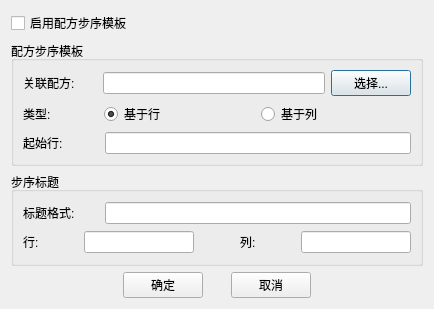
<?xml version="1.0" encoding="UTF-8"?>
<ui version="4.0">
 <class>CSetRecipeTemplateDialog</class>
 <widget class="QDialog" name="CSetRecipeTemplateDialog">
  <property name="geometry">
   <rect>
    <x>0</x>
    <y>0</y>
    <width>434</width>
    <height>309</height>
   </rect>
  </property>
  <property name="windowTitle">
   <string>配方模板</string>
  </property>
  <layout class="QVBoxLayout" name="verticalLayout" stretch="1,5,5,1">
   <item>
    <widget class="QCheckBox" name="checkboxStep">
     <property name="text">
      <string>启用配方步序模板</string>
     </property>
    </widget>
   </item>
   <item>
    <widget class="QGroupBox" name="groupBox">
     <property name="title">
      <string>配方步序模板</string>
     </property>
     <layout class="QVBoxLayout" name="verticalLayout_2">
      <item>
       <layout class="QHBoxLayout" name="horizontalLayout" stretch="1,3,1">
        <item>
         <widget class="QLabel" name="label">
          <property name="text">
           <string>关联配方:</string>
          </property>
          <property name="buddy">
           <cstring>lineeditRecipeName</cstring>
          </property>
         </widget>
        </item>
        <item>
         <widget class="QLineEdit" name="lineeditRecipeName"/>
        </item>
        <item>
         <widget class="QPushButton" name="pushbuttonSelRecipe">
          <property name="text">
           <string>选择...</string>
          </property>
         </widget>
        </item>
       </layout>
      </item>
      <item>
       <layout class="QHBoxLayout" name="horizontalLayout_2" stretch="1,2,2">
        <item>
         <widget class="QLabel" name="label_2">
          <property name="text">
           <string>类型:</string>
          </property>
         </widget>
        </item>
        <item>
         <widget class="QRadioButton" name="radiobuttonRow">
          <property name="text">
           <string>基于行</string>
          </property>
          <property name="checked">
           <bool>true</bool>
          </property>
         </widget>
        </item>
        <item>
         <widget class="QRadioButton" name="radiobuttonColumn">
          <property name="text">
           <string>基于列</string>
          </property>
         </widget>
        </item>
       </layout>
      </item>
      <item>
       <layout class="QHBoxLayout" name="horizontalLayout_3" stretch="1,4">
        <item>
         <widget class="QLabel" name="label_3">
          <property name="text">
           <string>起始行:</string>
          </property>
          <property name="buddy">
           <cstring>lineeditStartRow</cstring>
          </property>
         </widget>
        </item>
        <item>
         <widget class="QLineEdit" name="lineeditStartRow"/>
        </item>
       </layout>
      </item>
     </layout>
    </widget>
   </item>
   <item>
    <widget class="QGroupBox" name="groupBox_2">
     <property name="title">
      <string>步序标题</string>
     </property>
     <layout class="QVBoxLayout" name="verticalLayout_3">
      <item>
       <layout class="QHBoxLayout" name="horizontalLayout_4" stretch="1,4">
        <item>
         <widget class="QLabel" name="label_4">
          <property name="text">
           <string>标题格式:</string>
          </property>
          <property name="buddy">
           <cstring>lineeditTitleFormat</cstring>
          </property>
         </widget>
        </item>
        <item>
         <widget class="QLineEdit" name="lineeditTitleFormat"/>
        </item>
       </layout>
      </item>
      <item>
       <layout class="QHBoxLayout" name="horizontalLayout_5" stretch="1,2,0,1,2">
        <item>
         <widget class="QLabel" name="label_5">
          <property name="text">
           <string>行:</string>
          </property>
          <property name="buddy">
           <cstring>lineeditStepRow</cstring>
          </property>
         </widget>
        </item>
        <item>
         <widget class="QLineEdit" name="lineeditStepRow"/>
        </item>
        <item>
         <spacer name="horizontalSpacer_4">
          <property name="orientation">
           <enum>Qt::Horizontal</enum>
          </property>
          <property name="sizeHint" stdset="0">
           <size>
            <width>40</width>
            <height>20</height>
           </size>
          </property>
         </spacer>
        </item>
        <item>
         <widget class="QLabel" name="label_6">
          <property name="text">
           <string>列:</string>
          </property>
          <property name="buddy">
           <cstring>lineeditStepColumn</cstring>
          </property>
         </widget>
        </item>
        <item>
         <widget class="QLineEdit" name="lineeditStepColumn"/>
        </item>
       </layout>
      </item>
     </layout>
    </widget>
   </item>
   <item>
    <layout class="QHBoxLayout" name="horizontalLayout_6" stretch="5,2,1,2,5">
     <property name="topMargin">
      <number>0</number>
     </property>
     <item>
      <spacer name="horizontalSpacer_2">
       <property name="orientation">
        <enum>Qt::Horizontal</enum>
       </property>
       <property name="sizeHint" stdset="0">
        <size>
         <width>40</width>
         <height>20</height>
        </size>
       </property>
      </spacer>
     </item>
     <item>
      <widget class="QPushButton" name="pushbuttonOk">
       <property name="text">
        <string>确定</string>
       </property>
      </widget>
     </item>
     <item>
      <spacer name="horizontalSpacer">
       <property name="orientation">
        <enum>Qt::Horizontal</enum>
       </property>
       <property name="sizeHint" stdset="0">
        <size>
         <width>40</width>
         <height>20</height>
        </size>
       </property>
      </spacer>
     </item>
     <item>
      <widget class="QPushButton" name="pushbuttonCancel">
       <property name="text">
        <string>取消</string>
       </property>
      </widget>
     </item>
     <item>
      <spacer name="horizontalSpacer_3">
       <property name="orientation">
        <enum>Qt::Horizontal</enum>
       </property>
       <property name="sizeHint" stdset="0">
        <size>
         <width>40</width>
         <height>20</height>
        </size>
       </property>
      </spacer>
     </item>
    </layout>
   </item>
  </layout>
 </widget>
 <resources/>
 <connections/>
</ui>
